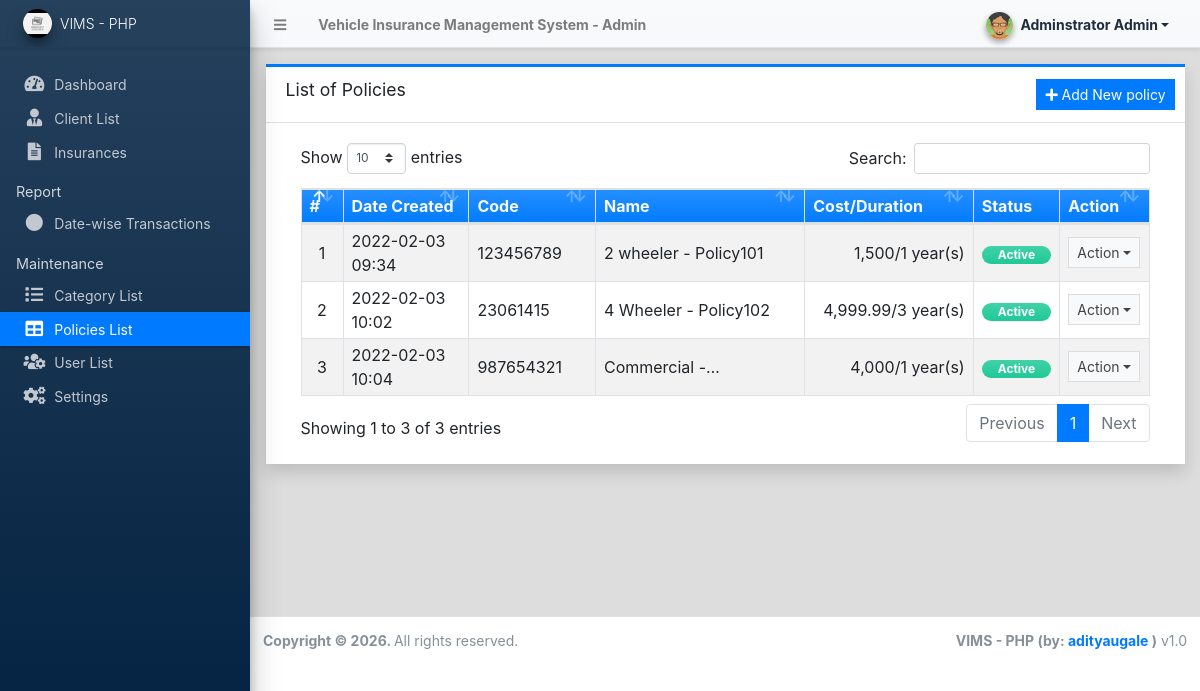
The page /admin/?page=policies (signed in) on the database its author committed.
### tables this page shows
CREATE TABLE `policy_list` (
  `id` int(30) NOT NULL,
  `category_id` int(30) NOT NULL,
  `code` varchar(100) NOT NULL,
  `name` text NOT NULL,
  `description` text NOT NULL,
  `duration` float NOT NULL DEFAULT 0,
  `cost` float NOT NULL DEFAULT 0,
  `doc_path` text DEFAULT NULL,
  `status` tinyint(4) NOT NULL DEFAULT 1,
  `delete_flag` tinyint(4) NOT NULL DEFAULT 0,
  `date_created` datetime NOT NULL DEFAULT current_timestamp(),
  `date_updated` datetime DEFAULT NULL ON UPDATE current_timestamp()
);

CREATE TABLE `category_list` (
  `id` int(30) NOT NULL,
  `name` text NOT NULL,
  `description` text NOT NULL,
  `status` tinyint(1) NOT NULL DEFAULT 1,
  `delete_flag` tinyint(1) NOT NULL DEFAULT 0,
  `date_created` datetime NOT NULL DEFAULT current_timestamp(),
  `date_updated` datetime DEFAULT NULL ON UPDATE current_timestamp()
);

### classes/DBConnection.php (called while the page is built, shortened)
<?php
class DBConnection{
    private $host = ('localhost:3307');
    private $username = ('root');
    private $password = ('');
    private $database = ('vims_db');
    public $conn;
    public function __construct(){
        if (!isset($this->conn)) {
            $this->conn = new mysqli($this->host, $this->username, $this->password, $this->database);
        }
    }
}
?>

### classes/SystemSettings.php (called while the page is built, shortened)
<?php
class SystemSettings extends DBConnection{
	function userdata($field = ''){
		if(!empty($field)){
			if(isset($_SESSION['userdata'][$field]))
				return $_SESSION['userdata'][$field];
			else
				return null;
		}else{
			return false;
		}
	}
}
$_settings = new SystemSettings();
?>

### config.php (called while the page is built, shortened)
<?php
require_once('classes/DBConnection.php');
require_once('classes/SystemSettings.php');
function format_num($number){
    if(is_numeric($number)){
        $ex = explode(".",$number);
        $dec_length = isset($ex[1]) ? strlen($ex[1]) : 0;
        return number_format($number,$dec_length);
    }else{
        return '0';
    }
}
?>

### admin/policies/index.php (the view, shortened to what this page needs)
<div class="card card-outline card-primary rounded-0 shadow">
	<div class="card-header">
		<h3 class="card-title">List of Policies</h3>
		<?php if($_settings->userdata('type') == 1): ?>
		<div class="card-tools">
			<a href="javascript:void(0)" id="create_new" class="btn btn-flat btn-sm btn-primary"><span class="fas fa-plus"></span>  Add New policy</a>
		</div>
		<?php endif; ?>
	</div>
	<div class="card-body">
		<div class="container-fluid">
        <div class="container-fluid">
			<table class="table table-bordered table-hover table-striped">
				<colgroup>
					<col width="5%">
					<col width="15%">
					<col width="15%">
					<col width="25%">
					<col width="20%">
					<col width="10%">
					<col width="10%">
				</colgroup>
				<thead>
					<tr class="bg-gradient-primary text-light">
						<th>#</th>
						<th>Date Created</th>
						<th>Code</th>
						<th>Name</th>
						<th>Cost/Duration</th>
						<th>Status</th>
						<th>Action</th>
					</tr>
				</thead>
				<tbody>
					<?php
						$i = 1;
						$qry = $conn->query("SELECT p.*,c.name as category from `policy_list` p inner join category_list c on p.category_id = c.id where p.delete_flag = 0 order by c.`name` asc, p.name asc ");
						while($row = $qry->fetch_assoc()):
					?>
						<tr>
							<td class="text-center"><?php echo $i++; ?></td>
							<td class=""><?php echo date("Y-m-d H:i",strtotime($row['date_created'])) ?></td>
							<td class=""><p class="m-0 truncate-1"><?php echo $row['code'] ?></p></td>
							<td class=""><p class="m-0 truncate-1"><?php echo $row['category']." - ".$row['name'] ?></p></td>
							<td class="text-right"><?= format_num($row['cost'])."/".format_num($row['duration']).' year(s)' ?></td>
							<td class="text-center">
								<?php
									switch ($row['status']){
										case 1:
											echo '<span class="rounded-pill badge badge-success bg-gradient-teal px-3">Active</span>';
											break;
									}
								?>
							</td>
							<td align="center">
								 <button type="button" class="btn btn-flat btn-default btn-sm dropdown-toggle dropdown-icon" data-toggle="dropdown">
				                  		Action
				                  </button>
							</td>
						</tr>
					<?php endwhile; ?>
				</tbody>
			</table>
		</div>
		</div>
	</div>
</div>

### rows shown on the page
policy_list: date_created "2022-02-03 09:34", code "123456789", category.name "2 wheeler", name "Policy101", cost "1,500", duration "1", status "Active"
policy_list: date_created "2022-02-03 10:02", code "23061415", category.name "4 Wheeler", name "Policy102", cost "4,999.99", duration "3", status "Active"
policy_list: date_created "2022-02-03 10:04", code "987654321", category.name "Commercial", cost "4,000", duration "1", status "Active"

### other values the page prints
$_settings->info('name') "Vehicle Insurance Management System"
$_settings->userdata('firstname').' '.$_settings->userdata('lastname') "Adminstrator Admin"
$_settings->info('short_name') "VIMS - PHP"
